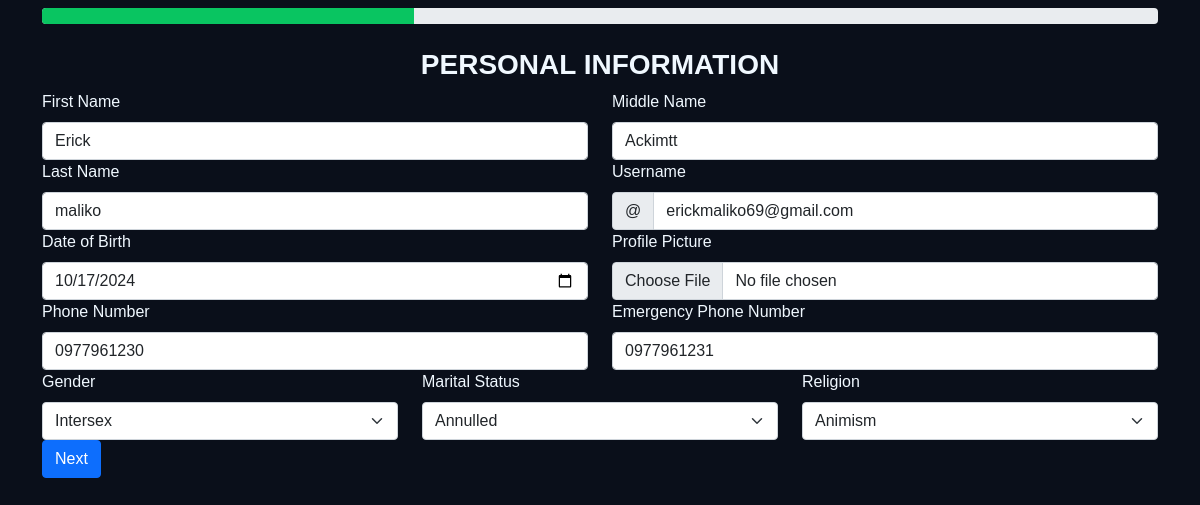
Page /student_profile_update.php (signed in) on the committed database.
### tables this page shows
CREATE TABLE `student_details_table` (
  `student_id` int(11) NOT NULL AUTO_INCREMENT,
  `first_name` varchar(50) NOT NULL,
  `middle_name` varchar(50) DEFAULT NULL,
  `last_name` varchar(50) NOT NULL,
  `username` varchar(50) NOT NULL,
  `date_of_birth` date NOT NULL,
  `profile_picture` varchar(255) DEFAULT NULL,
  `phone_number` varchar(15) NOT NULL,
  `emergency_phone` varchar(15) NOT NULL,
  `gender` int(10) NOT NULL,
  `marital_status` int(20) DEFAULT NULL,
  `religion` int(30) DEFAULT NULL,
  `program_id` int(11) NOT NULL,
  `certification_type` int(50) NOT NULL,
  `intake_type` int(20) NOT NULL,
  PRIMARY KEY (`student_id`),
  UNIQUE KEY `username` (`username`),
  KEY `program_id` (`program_id`),
  KEY `fk_gender` (`gender`),
  KEY `fk_marital_status` (`marital_status`),
  KEY `fk_religion` (`religion`),
  KEY `fk_certification_type` (`certification_type`),
  KEY `fk_intake_type` (`intake_type`),
  CONSTRAINT `fk_certification_type` FOREIGN KEY (`certification_type`) REFERENCES `certifications` (`certification_id`),
  CONSTRAINT `fk_gender` FOREIGN KEY (`gender`) REFERENCES `gender` (`gender_id`),
  CONSTRAINT `fk_intake_type` FOREIGN KEY (`intake_type`) REFERENCES `intake` (`intake_id`),
  CONSTRAINT `fk_marital_status` FOREIGN KEY (`marital_status`) REFERENCES `maritalstatus` (`status_id`),
  CONSTRAINT `fk_religion` FOREIGN KEY (`religion`) REFERENCES `religion` (`religion_id`),
  CONSTRAINT `student_details_table_ibfk_1` FOREIGN KEY (`program_id`) REFERENCES `programs` (`program_id`) ON DELETE CASCADE
);

CREATE TABLE `gender` (
  `gender_id` int(11) NOT NULL AUTO_INCREMENT,
  `gender_name` varchar(50) NOT NULL,
  PRIMARY KEY (`gender_id`)
);

CREATE TABLE `maritalstatus` (
  `status_id` int(11) NOT NULL AUTO_INCREMENT,
  `status_name` varchar(50) NOT NULL,
  PRIMARY KEY (`status_id`)
);

CREATE TABLE `religion` (
  `religion_id` int(11) NOT NULL AUTO_INCREMENT,
  `religion_name` varchar(50) NOT NULL,
  PRIMARY KEY (`religion_id`)
);

### student_profile_update.php (the view, shortened to what this page needs)
<?php
$servername = "localhost";
$username = "root";
$password = "";
$dbname = "woods";
$conn = new mysqli($servername, $username, $password, $dbname);
if (isset($_SESSION['student_id'])) {
    $student_id = $_SESSION['student_id'];
} else {
    die("Student not logged in.");
}
$options = [
    'certifications' => "SELECT certification_id, certification_name FROM certifications",
    'intakes' => "SELECT intake_id, intake_name FROM intake",
    'genders' => "SELECT gender_id, gender_name FROM gender",
    'marital_statuses' => "SELECT status_id, status_name FROM maritalStatus",
    'religions' => "SELECT religion_id, religion_name FROM religion",
    'nationalities' => "SELECT nationality_id, nationality_name FROM nationality",
    'qualification_levels' => "SELECT level_id, level_name FROM qualificationLevel"
];
foreach ($options as $key => $sql) {
    $result = $conn->query($sql);
}
$stmt = $conn->prepare("SELECT * FROM student_details_table WHERE student_id = ?");
$stmt->bind_param("i", $student_id);
$stmt->execute();
$student_result = $stmt->get_result();
$student = $student_result->fetch_assoc();
?>
<!DOCTYPE html>
<html lang="en">
<head>
    <link rel="stylesheet" href="https://cdn.jsdelivr.net/npm/bootstrap@5.1.3/dist/css/bootstrap.min.css">
    <link rel="stylesheet" href="https://cdnjs.cloudflare.com/ajax/libs/font-awesome/5.15.4/css/all.min.css">
    <link rel="stylesheet" href="Resources/student_profile_update.css?v=<?php echo time(); ?>">
</head>
<body>
<section class="container mt-2">
    <div class="row">
        <div class="col-md-12">
            <div class="progress mb-4">
                <div id="progress-bar" class="progress-bar" role="progressbar" style="width: 33%;" aria-valuenow="33" aria-valuemin="0" aria-valuemax="100"></div>
            </div>
            <form class="needs-validation" id="multi-step-form" action="process_update.php" method="POST" enctype="multipart/form-data" novalidate>
                <div id="section-1" class="form-section active">
                    <h3>Personal Information</h3>
                    <div class="row">
                        <div class="col-md-6 position-relative">
                            <label for="first_name" class="form-label">First Name</label>
                            <input type="text" class="form-control" id="first_name" name="first_name" value="<?= htmlspecialchars($student['first_name'] ?? '') ?>" required>
                        </div>
                        <div class="col-md-6 position-relative">
                            <label for="middle_name" class="form-label">Middle Name</label>
                            <input type="text" class="form-control" id="middle_name" name="middle_name" value="<?= htmlspecialchars($student['middle_name'] ?? '') ?>">
                        </div>
                        <div class="col-md-6 position-relative">
                            <label for="last_name" class="form-label">Last Name</label>
                            <input type="text" class="form-control" id="last_name" name="last_name" value="<?= htmlspecialchars($student['last_name'] ?? '') ?>" required>
                        </div>
                        <div class="col-md-6 position-relative">
                            <label for="validationTooltipUsername" class="form-label">Username</label>
                            <div class="input-group has-validation">
                                <span class="input-group-text" id="validationTooltipUsernamePrepend">@</span>
                                <input type="text" class="form-control" id="validationTooltipUsername" name="username" value="<?= htmlspecialchars($student['username'] ?? '') ?>" required>
                            </div>
                        </div>
                        <div class="col-md-6 position-relative">
                            <label for="date_of_birth" class="form-label">Date of Birth</label>
                            <input type="date" class="form-control" id="date_of_birth" name="date_of_birth" value="<?= htmlspecialchars($student['date_of_birth'] ?? '') ?>" required>
                        </div>
                        <div class="col-md-6 position-relative">
                            <label for="profile_picture" class="form-label">Profile Picture</label>
                            <input type="file" class="form-control" id="profile_picture" name="profile_picture" accept="image/*" <?= empty($student['profile_picture']) ? 'required' : '' ?>>
                        </div>
                        <div class="col-md-6 position-relative">
                            <label for="phone_number" class="form-label">Phone Number</label>
                            <input type="text" class="form-control" id="phone_number" name="phone_number" value="<?= htmlspecialchars($student['phone_number'] ?? '') ?>" pattern="\d{10,15}" title="Please enter a valid phone number (10-15 digits)." required>
                        </div>
                        <div class="col-md-6 position-relative">
                            <label for="emergency_phone" class="form-label">Emergency Phone Number</label>
                            <input type="text" class="form-control" id="emergency_phone" name="emergency_phone" value="<?= htmlspecialchars($student['emergency_phone'] ?? '') ?>" pattern="\d{10,15}" title="Please enter a valid phone number (10-15 digits)." required>
                        </div>
                        <div class="col-md-4 position-relative">
                            <label for="gender" class="form-label">Gender</label>
                            <select class="form-select" id="gender" name="gender" required>
                                <?php foreach ($genders as $gender) {
                                    echo "<option value='" . $gender['gender_id'] . "'" . ($student['gender'] == $gender['gender_id'] ? ' selected' : '') . ">" . $gender['gender_name'] . "</option>";
                                } ?>
                            </select>
                        </div>
                        <div class="col-md-4 position-relative">
                            <label for="marital_status" class="form-label">Marital Status</label>
                            <select id="marital_status" name="marital_status" class="form-select" required>
                                <?php foreach ($marital_statuses as $status) {
                                    echo "<option value='" . $status['status_id'] . "'" . ($student['marital_status'] == $status['status_id'] ? ' selected' : '') . ">" . $status['status_name'] . "</option>";
                                } ?>
                            </select>
                        </div>
                        <div class="col-md-4 position-relative">
                            <label for="religion" class="form-label">Religion</label>
                            <select id="religion" name="religion" class="form-select" required>
                                <?php foreach ($religions as $religion) {
                                    echo "<option value='" . $religion['religion_id'] . "'" . ($student['religion'] == $religion['religion_id'] ? ' selected' : '') . ">" . $religion['religion_name'] . "</option>";
                                } ?>
                            </select>
                        </div>
                    </div>
                    <button type="button" class="btn btn-primary next">Next</button>
                </div>
            </form>
        </div>
    </div>
</section>
</body>
</html>

### Resources/student_profile_update.css (style rules this page uses)
* { margin: 0; padding: 0; box-sizing: border-box; }
body { background: #0a0f1a; font-family: Arial, sans-serif; }
label { color: aliceblue; }
h3 { color: aliceblue; text-transform: uppercase; font-weight: 800; text-align: center; }
.form-section { display: none; }
.form-section.active { display: block; }
.progress-bar { background-color: #09c561; }

### rows in the picture
student_details_table: first_name "Erick", middle_name "Ackimtt", last_name "maliko", username "erickmaliko69@gmail.com", date_of_birth "10/17/2024", phone_number "0977961230", emergency_phone "0977961231", gender "Intersex", marital_status "Annulled", religion "Animism"
